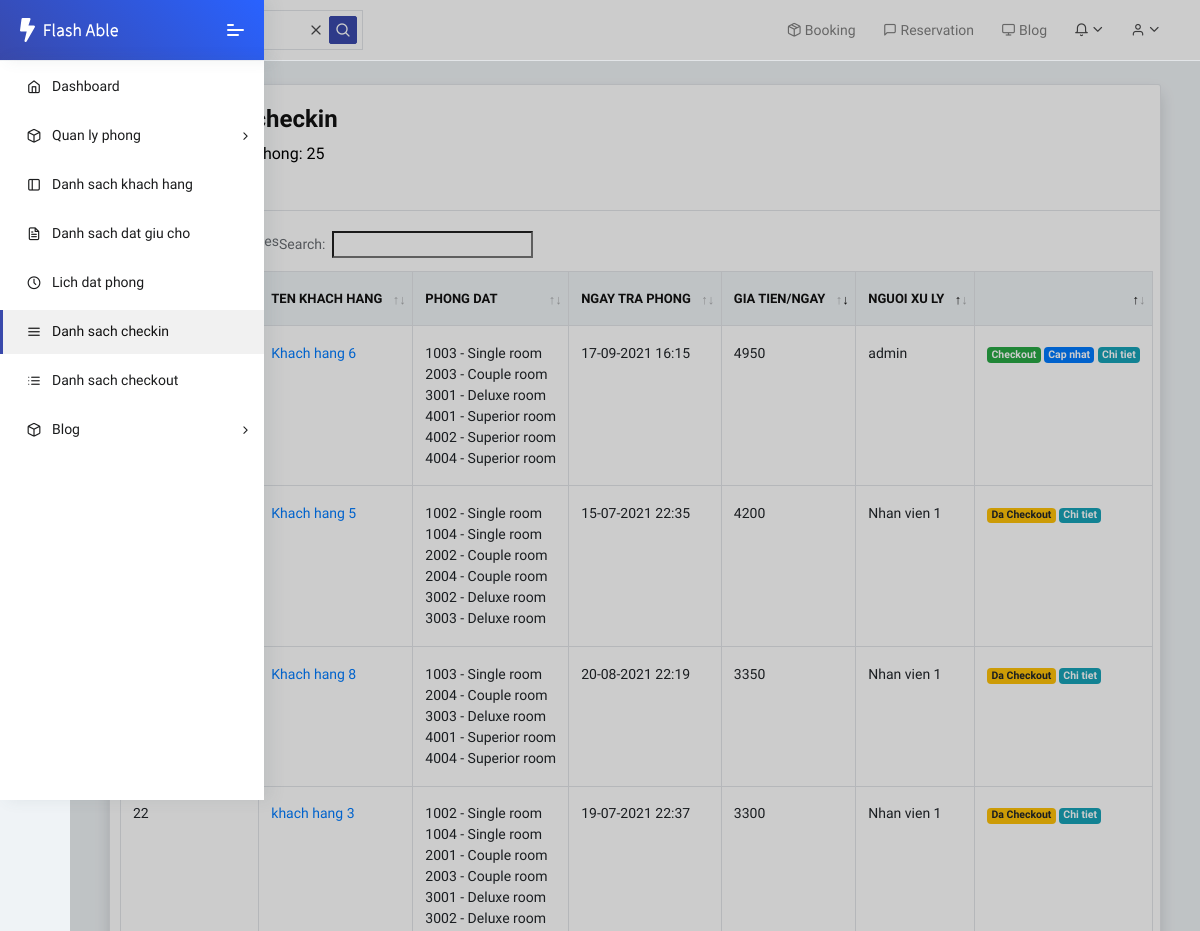
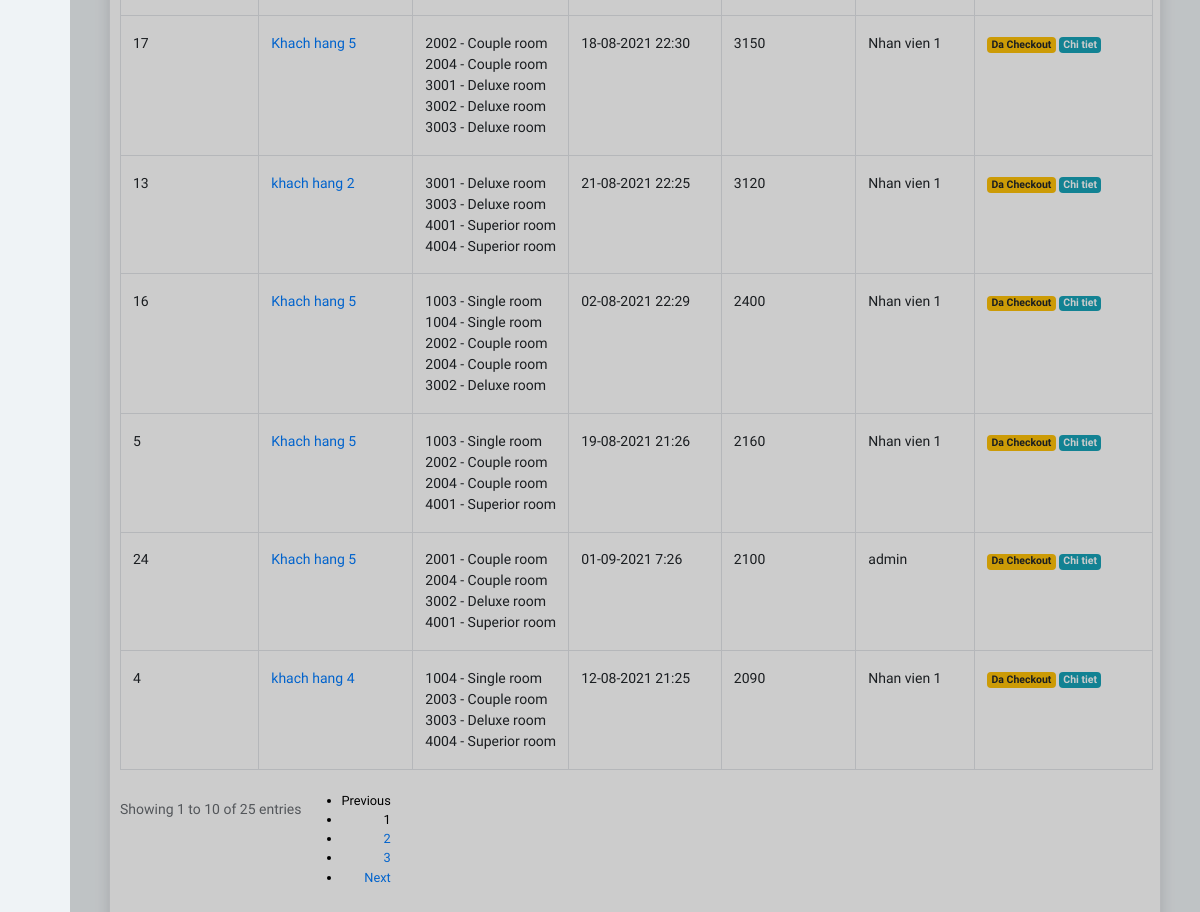
Page /booking/checkin/list (signed in) on the committed database (2 pictures, top to bottom).
### booking/models.py (models this page shows, shortened)
class CheckIn(models.Model):
    id = models.CharField(max_length=50, primary_key=True, blank=True, editable=False)
    booking = models.OneToOneField(Booking, on_delete=models.CASCADE, null=True)
    rooms = models.ManyToManyField(Room, verbose_name='Phong thue')
    services = models.ManyToManyField(Service, verbose_name='Dich vu')
    departure_date_time = models.DateTimeField(default=timezone.now, verbose_name='Ngay du tra phong')
    user = models.ForeignKey(User, on_delete=models.SET_NULL, null=True, verbose_name='Nguoi checkin')
    checkin_time = models.DateTimeField(auto_now_add=True, verbose_name='Thoi gian check in')
    initial_amount = models.PositiveSmallIntegerField(default=0, editable=False, verbose_name='Tien/ngay')
    updated_at = models.DateTimeField(auto_now=True, verbose_name='cap nhat luc')
    class Meta:
        ordering = ['-checkin_time']
    def get_absolute_url(self):
        return reverse('checkin_detail', args=[str(self.id)])
    @property
    def is_over_departure_time(self):
        if self.departure_date_time and timezone.now() > self.departure_date_time:
            return True
        return False

class Booking(models.Model):
    booking_type = models.ForeignKey(BookingType, on_delete=models.SET_NULL, null=True)
    customer = models.ForeignKey(Customer, on_delete=models.CASCADE)
    user = models.ForeignKey(User, on_delete=models.SET_NULL, null=True, verbose_name='Nguoi thuc hien')
    no_of_adults = models.PositiveSmallIntegerField(default=1, verbose_name='So nguoi lon')
    no_of_children = models.PositiveSmallIntegerField(default=0, verbose_name='So tre em')
    booking_date_time = models.DateTimeField(default=timezone.now, verbose_name='Ngay dat phong')
    arrival_date_time = models.DateTimeField(default=timezone.now, verbose_name='Ngay den')
    departure_date_time = models.DateTimeField(default=timezone.now, verbose_name='Ngay du kien di')
    description = models.CharField("Yeu cau cua khach hang", max_length=3000, null=True, blank=True)
    updated_at = models.DateTimeField(auto_now=True, verbose_name='cap nhat luc')
    canceled = models.BooleanField(default=False, verbose_name='Huy dat truoc', blank=True, null=True)
    class Meta:
        ordering = ['arrival_date_time', 'booking_date_time']

### customer/models.py (models this page shows, shortened)
class Customer(models.Model):
    customer_name = models.CharField("Ten khach hang", max_length=100)
    customer_dob = models.DateTimeField("Ngay sinh", default=timezone.now)
    customer_adress = models.CharField('Dia chi', max_length=400, blank=True, null=True)
    phone_regex = RegexValidator(regex=r'^\+?\d{8,11}$', message="Nhap so dien thoai theo dinh dang: 0123456789")
    customer_phone = models.CharField('So dien thoai', validators=[phone_regex], max_length=13, blank=True)
    customer_email = models.EmailField("Email")
    create_at = models.DateTimeField(auto_now_add=True, verbose_name='Ngay tao')
    class Meta:
        ordering = ['customer_name']

### room/models.py (models this page shows, shortened)
class Room(models.Model):
    room_number = models.CharField('So phong', primary_key=True, max_length=30, error_messages={'unique':"Phong da ton tai"})
    room_type = models.ForeignKey(RoomType, on_delete=models.SET_NULL, null=True, verbose_name="Loai phong")
    maintenance = models.BooleanField(default=False, verbose_name='Bao tri')
    availability = models.BooleanField(default=True, verbose_name='Co the su dung')
    class Meta:
        permissions = (("can_mark_returned", "Set book as returned"),)
    def __str__(self):
        return f'{self.room_number} - {self.room_type}'

class RoomType(models.Model):
    type = models.CharField('Loai phong', max_length=50, unique=True, error_messages={'unique':"Loai phong da ton tai"})
    facility = models.ManyToManyField(Facility, verbose_name='Co so vat chat')
    description = models.CharField('Mo ta', max_length=1000, null=True, blank=True)
    price = models.FloatField('Gia phong')
    class Meta:
        ordering = ['price']
    def __str__(self):
        return self.type

### booking/views.py (the view)
# urls.py: path('checkin/list', views.CheckinListView.as_view(), name='checkin_list'),
class CheckinListView(LoginRequiredMixin, PermissionRequiredMixin, ListView):
    permission_required = 'booking.view_checkin'
    model = CheckIn
    template_name = 'checkin_list.html'
    queryset = CheckIn.objects.all().order_by('-checkin_time')

### booking/templates/checkin_list.html (shortened to what this page needs)
{% extends 'base.html' %}
{% load static %}
{% block header_static %}
	<link rel="stylesheet" href="{% static 'fonts/fontawesome/css/fontawesome-all.min.css' %}">
	<link rel="stylesheet" href="{% static 'plugins/animation/css/animate.min.css' %}">
    <link rel="stylesheet" type="text/css" href="{% static 'media/css/dataTables.uikit.css' %}">
    <link rel="stylesheet" type="text/css" href="https://cdnjs.cloudflare.com/ajax/libs/uikit/3.0.2/css/uikit.min.css">
    <link rel="stylesheet" href="{% static 'css/style.css' %}">
{% endblock %}
{% block content %}
    <div class="container-fluid">
        <div class="card shadow mb-4">
            <div class="card">
                <div class="card-header">
                    <h3>Danh sach checkin</h3>
                    <p class="mb-4">Tong so don dat phong: {{ checkin_list.count }}</p>
                </div>
                <div class="card-body table-responsive">
                    <table id="example" class="table table-hover table-bordered nowrap" style="width:100%">
                        <thead>
                            <tr>
                                <th>Ma dat phong</th>
                                <th>Ten khach hang</th>
                                <th>Phong dat</th>
                                <th>Ngay tra phong</th>
                                <th>gia tien/ngay</th>
                                <th>Nguoi xu ly</th>
                                <th></th>
                            </tr>
                        </thead>
                        <tbody>
                        {% for checkin in checkin_list %}
                            <tr class="{% if not checkin.checkout and checkin.is_over_departure_time %}text-danger{% endif %}">
                                <td>{{ checkin.id }}</td>
                                <td><a {% if perms.customer.view_customer %}href="{% url 'customer_detail' checkin.booking.customer.id %}"{% endif %}>{{ checkin.booking.customer.customer_name }}</a></td>
                                <td>{% for room in checkin.rooms.all %}{{ room }}<br>{% endfor %}</td>
                                <td>{{ checkin.departure_date_time|date:"d-m-Y G:i" }}</td>
                                <td>{{ checkin.initial_amount }}</td>
                                <td>{% if checkin.user.get_full_name %}{{ checkin.user.get_full_name }}{% else %}{{ checkin.user }}{% endif %}</td>
                                <td>
                                    {% if not checkin.checkout %}
                                        <a class="badge badge-success" id="{{ checkin.id }}" href="{% url 'checkout_create' checkin.id %}">Checkout</a>
                                        {% if perms.booking.change_checkin %}<a class="badge badge-primary" href="{% url 'checkin_update' checkin.id %}">Cap nhat</a>{% endif %}
                                    {% else %}
                                        <a class="badge badge-warning" href="#">Da Checkout</a>
                                    {% endif %}
                                    {% if perms.booking.view_checkin %}<a href="{{ checkin.get_absolute_url }}" class="badge badge-info">Chi tiet</a>{% endif %}
                                </td>
                            </tr>
                        {% endfor %}
                        </tbody>
                    </table>
                </div>
            </div>
        </div>
    </div>
{% endblock %}

### static/media/css/dataTables.uikit.css (style rules this page uses)
table.dataTable { clear: both; }
table.dataTable td, table.dataTable th { -webkit-box-sizing: content-box; box-sizing: content-box; }
table.dataTable.nowrap th, table.dataTable.nowrap td { white-space: nowrap; }
table.dataTable thead > tr > th.sorting_asc, table.dataTable thead > tr > th.sorting_desc, table.dataTable thead > tr > th.sorting, table.dataTable thead > tr > td.sorting_asc, table.dataTable thead > tr > td.sorting_desc, table.dataTable thead > tr > td.sorting { padding-right: 30px; }
table.dataTable thead .sorting, table.dataTable thead .sorting_asc, table.dataTable thead .sorting_desc, table.dataTable thead .sorting_asc_disabled, table.dataTable thead .sorting_desc_disabled { cursor: pointer; position: relative; }
table.dataTable thead .sorting:before, table.dataTable thead .sorting:after, table.dataTable thead .sorting_asc:before, table.dataTable thead .sorting_asc:after, table.dataTable thead .sorting_desc:before, table.dataTable thead .sorting_desc:after, table.dataTable thead .sorting_asc_disabled:before, table.dataTable thead .sorting_asc_disabled:after, table.dataTable thead .sorting_desc_disabled:before, table.dataTable thead .sorting_desc_disabled:after { position: absolute; bottom: 1.2em; display: block; opacity: 0.3; }
table.dataTable thead .sorting:before, table.dataTable thead .sorting_asc:before, table.dataTable thead .sorting_desc:before, table.dataTable thead .sorting_asc_disabled:before, table.dataTable thead .sorting_desc_disabled:before { right: 1em; content: "↑"; }
table.dataTable thead .sorting:after, table.dataTable thead .sorting_asc:after, table.dataTable thead .sorting_desc:after, table.dataTable thead .sorting_asc_disabled:after, table.dataTable thead .sorting_desc_disabled:after { right: 0.5em; content: "↓"; }
table.dataTable thead .sorting_asc:before, table.dataTable thead .sorting_desc:after { opacity: 1; }

### templates/base.html (style rules this page uses)
.pcoded-main-container p { color:black; font-size: 1rem; }

### rows in the picture
CheckIn: booking.customer.customer_name "Khach hang 6", departure_date_time "17-09-2021 16:15", initial_amount "4950", user "admin", shows "Cap nhat"
Room: room_number+room_type "1003 - Single room"
Room: room_number+room_type "2003 - Couple room"
Room: room_number+room_type "3001 - Deluxe room"
Room: room_number+room_type "4001 - Superior room"
Room: room_number+room_type "4002 - Superior room"
Room: room_number+room_type "4004 - Superior room"
CheckIn: id "24", booking.customer.customer_name "Khach hang 5", departure_date_time "01-09-2021 7:26", initial_amount "2100", user "admin", shows "Da Checkout"
Room: room_number+room_type "2001 - Couple room"
Room: room_number+room_type "2004 - Couple room"
Room: room_number+room_type "3002 - Deluxe room"
CheckIn: id "13", booking.customer.customer_name "khach hang 2", departure_date_time "21-08-2021 22:25", initial_amount "3120", user.get_full_name "Nhan vien 1", shows "Da Checkout"
Room: room_number+room_type "3003 - Deluxe room"
CheckIn: booking.customer.customer_name "Khach hang 8", departure_date_time "20-08-2021 22:19", initial_amount "3350", user.get_full_name "Nhan vien 1", shows "Da Checkout"
CheckIn: id "5", booking.customer.customer_name "Khach hang 5", departure_date_time "19-08-2021 21:26", initial_amount "2160", user.get_full_name "Nhan vien 1", shows "Da Checkout"
Room: room_number+room_type "2002 - Couple room"
CheckIn: id "4", booking.customer.customer_name "khach hang 4", departure_date_time "12-08-2021 21:25", initial_amount "2090", user.get_full_name "Nhan vien 1", shows "Da Checkout"
Room: room_number+room_type "1004 - Single room"
CheckIn: id "17", booking.customer.customer_name "Khach hang 5", departure_date_time "18-08-2021 22:30", initial_amount "3150", user.get_full_name "Nhan vien 1", shows "Da Checkout"
CheckIn: id "16", booking.customer.customer_name "Khach hang 5", departure_date_time "02-08-2021 22:29", initial_amount "2400", user.get_full_name "Nhan vien 1", shows "Da Checkout"
CheckIn: id "22", booking.customer.customer_name "khach hang 3", departure_date_time "19-07-2021 22:37", initial_amount "3300", user.get_full_name "Nhan vien 1", shows "Da Checkout"
Room: room_number+room_type "1002 - Single room"
CheckIn: booking.customer.customer_name "Khach hang 5", departure_date_time "15-07-2021 22:35", initial_amount "4200", user.get_full_name "Nhan vien 1", shows "Da Checkout"

### other values in the picture
{{ checkin_list.count }} "25"
